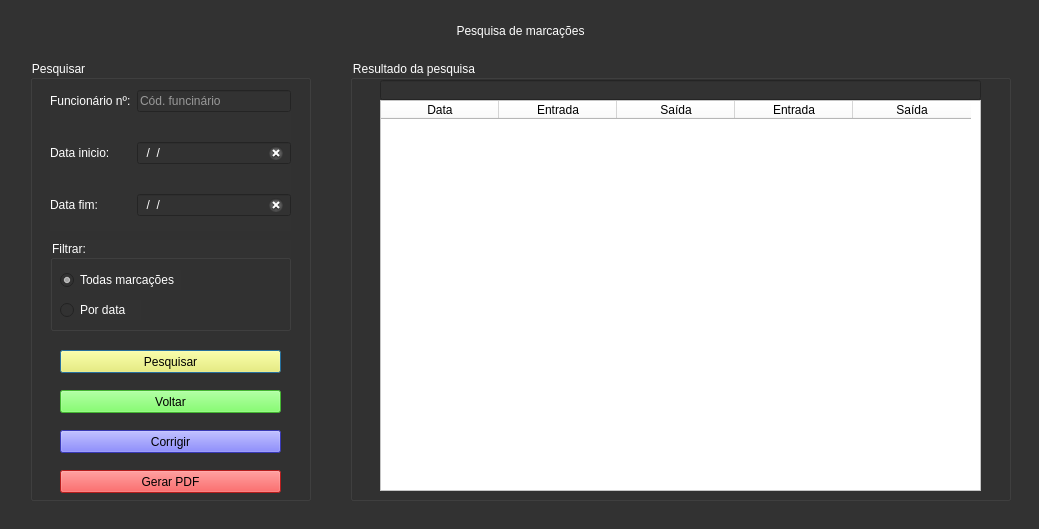
<?xml version="1.0" encoding="UTF-8"?>
<ui version="4.0">
 <class>MainWindow</class>
 <widget class="QMainWindow" name="MainWindow">
  <property name="geometry">
   <rect>
    <x>0</x>
    <y>0</y>
    <width>1039</width>
    <height>529</height>
   </rect>
  </property>
  <property name="minimumSize">
   <size>
    <width>0</width>
    <height>0</height>
   </size>
  </property>
  <property name="maximumSize">
   <size>
    <width>10000</width>
    <height>10000</height>
   </size>
  </property>
  <property name="windowTitle">
   <string>Relógio de ponto &gt; Consultar marcações</string>
  </property>
  <property name="styleSheet">
   <string notr="true">background-color: rgb(50, 50, 50);
</string>
  </property>
  <widget class="QWidget" name="centralwidget">
   <widget class="QGroupBox" name="groupBox">
    <property name="geometry">
     <rect>
      <x>30</x>
      <y>60</y>
      <width>281</width>
      <height>441</height>
     </rect>
    </property>
    <property name="styleSheet">
     <string notr="true">font: 10pt &quot;MS Shell Dlg 2&quot;;
color: rgb(255, 255, 255);</string>
    </property>
    <property name="title">
     <string>Pesquisar</string>
    </property>
    <widget class="QWidget" name="formLayoutWidget">
     <property name="geometry">
      <rect>
       <x>20</x>
       <y>30</y>
       <width>241</width>
       <height>141</height>
      </rect>
     </property>
     <layout class="QFormLayout" name="formLayout">
      <property name="verticalSpacing">
       <number>30</number>
      </property>
      <item row="0" column="0">
       <widget class="QLabel" name="label">
        <property name="styleSheet">
         <string notr="true">color: rgb(255, 255, 255);</string>
        </property>
        <property name="text">
         <string>Funcionário nº:</string>
        </property>
       </widget>
      </item>
      <item row="0" column="1">
       <widget class="QLineEdit" name="lineEdit">
        <property name="styleSheet">
         <string notr="true">font: 10pt &quot;MS Shell Dlg 2&quot;;
color: rgb(255, 255, 255);</string>
        </property>
        <property name="placeholderText">
         <string>Cód. funcinário</string>
        </property>
        <property name="clearButtonEnabled">
         <bool>true</bool>
        </property>
       </widget>
      </item>
      <item row="1" column="0">
       <widget class="QLabel" name="label_3">
        <property name="styleSheet">
         <string notr="true">color: rgb(255, 255, 255);</string>
        </property>
        <property name="text">
         <string>Data inicio:</string>
        </property>
       </widget>
      </item>
      <item row="1" column="1">
       <widget class="QLineEdit" name="lineEdit_2">
        <property name="styleSheet">
         <string notr="true">font: 10pt &quot;MS Shell Dlg 2&quot;;
color: rgb(255, 255, 255);</string>
        </property>
        <property name="inputMask">
         <string>99/99/9999</string>
        </property>
        <property name="placeholderText">
         <string/>
        </property>
        <property name="clearButtonEnabled">
         <bool>true</bool>
        </property>
       </widget>
      </item>
      <item row="2" column="0">
       <widget class="QLabel" name="label_4">
        <property name="styleSheet">
         <string notr="true">color: rgb(255, 255, 255);</string>
        </property>
        <property name="text">
         <string>Data fim:</string>
        </property>
       </widget>
      </item>
      <item row="2" column="1">
       <widget class="QLineEdit" name="lineEdit_3">
        <property name="styleSheet">
         <string notr="true">font: 10pt &quot;MS Shell Dlg 2&quot;;
color: rgb(255, 255, 255);</string>
        </property>
        <property name="inputMask">
         <string>99/99/9999</string>
        </property>
        <property name="clearButtonEnabled">
         <bool>true</bool>
        </property>
       </widget>
      </item>
     </layout>
    </widget>
    <widget class="QGroupBox" name="groupBox_3">
     <property name="geometry">
      <rect>
       <x>20</x>
       <y>180</y>
       <width>241</width>
       <height>91</height>
      </rect>
     </property>
     <property name="title">
      <string>Filtrar:</string>
     </property>
     <widget class="QRadioButton" name="radioButton_tudo">
      <property name="geometry">
       <rect>
        <x>10</x>
        <y>30</y>
        <width>121</width>
        <height>20</height>
       </rect>
      </property>
      <property name="styleSheet">
       <string notr="true">color: rgb(255, 255, 255);</string>
      </property>
      <property name="text">
       <string>Todas marcações</string>
      </property>
      <property name="checked">
       <bool>true</bool>
      </property>
     </widget>
     <widget class="QRadioButton" name="radioButton_por_data">
      <property name="geometry">
       <rect>
        <x>10</x>
        <y>60</y>
        <width>81</width>
        <height>20</height>
       </rect>
      </property>
      <property name="styleSheet">
       <string notr="true">color: rgb(255, 255, 255);</string>
      </property>
      <property name="text">
       <string>Por data</string>
      </property>
     </widget>
    </widget>
    <widget class="QPushButton" name="pushButton_pesquisa">
     <property name="geometry">
      <rect>
       <x>30</x>
       <y>290</y>
       <width>221</width>
       <height>23</height>
      </rect>
     </property>
     <property name="autoFillBackground">
      <bool>false</bool>
     </property>
     <property name="styleSheet">
      <string notr="true">font: 9pt &quot;MS Shell Dlg 2&quot;;
background-color: rgb(255, 250, 82);
color: rgb(0, 0, 0);
</string>
     </property>
     <property name="text">
      <string>Pesquisar</string>
     </property>
     <property name="autoDefault">
      <bool>false</bool>
     </property>
     <property name="default">
      <bool>true</bool>
     </property>
    </widget>
    <widget class="QPushButton" name="pushButton_voltar">
     <property name="geometry">
      <rect>
       <x>30</x>
       <y>330</y>
       <width>221</width>
       <height>23</height>
      </rect>
     </property>
     <property name="styleSheet">
      <string notr="true">font: 9pt &quot;MS Shell Dlg 2&quot;;
color: rgb(0, 0, 0);
background-color: rgb(95, 255, 70);</string>
     </property>
     <property name="text">
      <string>Voltar</string>
     </property>
    </widget>
    <widget class="QPushButton" name="pushButton_corrigir">
     <property name="enabled">
      <bool>true</bool>
     </property>
     <property name="geometry">
      <rect>
       <x>30</x>
       <y>370</y>
       <width>221</width>
       <height>23</height>
      </rect>
     </property>
     <property name="styleSheet">
      <string notr="true">font: 9pt &quot;MS Shell Dlg 2&quot;;
color: rgb(0, 0, 0);
background-color: rgb(80, 80, 255);</string>
     </property>
     <property name="text">
      <string>Corrigir</string>
     </property>
    </widget>
    <widget class="QPushButton" name="pushButton_pdf">
     <property name="geometry">
      <rect>
       <x>30</x>
       <y>410</y>
       <width>221</width>
       <height>23</height>
      </rect>
     </property>
     <property name="styleSheet">
      <string notr="true">font: 9pt &quot;MS Shell Dlg 2&quot;;
color: rgb(0, 0, 0);
background-color: rgb(255, 40, 40);</string>
     </property>
     <property name="text">
      <string>Gerar PDF</string>
     </property>
    </widget>
   </widget>
   <widget class="QGroupBox" name="groupBox_2">
    <property name="enabled">
     <bool>true</bool>
    </property>
    <property name="geometry">
     <rect>
      <x>350</x>
      <y>60</y>
      <width>661</width>
      <height>441</height>
     </rect>
    </property>
    <property name="styleSheet">
     <string notr="true">font: 10pt &quot;MS Shell Dlg 2&quot;;
color: rgb(255, 255, 255);</string>
    </property>
    <property name="title">
     <string>Resultado da pesquisa</string>
    </property>
    <widget class="QTableWidget" name="tableWidget">
     <property name="geometry">
      <rect>
       <x>30</x>
       <y>40</y>
       <width>601</width>
       <height>391</height>
      </rect>
     </property>
     <property name="font">
      <font>
       <family>MS Shell Dlg 2</family>
       <pointsize>10</pointsize>
       <weight>50</weight>
       <italic>false</italic>
       <bold>false</bold>
      </font>
     </property>
     <property name="styleSheet">
      <string notr="true">background-color: rgb(255, 255, 255);
color: rgb(0, 0, 0);</string>
     </property>
     <property name="verticalScrollBarPolicy">
      <enum>Qt::ScrollBarAsNeeded</enum>
     </property>
     <property name="horizontalScrollBarPolicy">
      <enum>Qt::ScrollBarAsNeeded</enum>
     </property>
     <property name="alternatingRowColors">
      <bool>true</bool>
     </property>
     <property name="gridStyle">
      <enum>Qt::DotLine</enum>
     </property>
     <attribute name="horizontalHeaderDefaultSectionSize">
      <number>118</number>
     </attribute>
     <column>
      <property name="text">
       <string>Data</string>
      </property>
     </column>
     <column>
      <property name="text">
       <string>Entrada</string>
      </property>
     </column>
     <column>
      <property name="text">
       <string>Saída</string>
      </property>
     </column>
     <column>
      <property name="text">
       <string>Entrada</string>
      </property>
     </column>
     <column>
      <property name="text">
       <string>Saída</string>
      </property>
     </column>
    </widget>
    <widget class="QLineEdit" name="lineEdit_4">
     <property name="geometry">
      <rect>
       <x>30</x>
       <y>20</y>
       <width>601</width>
       <height>20</height>
      </rect>
     </property>
     <property name="styleSheet">
      <string notr="true">font: 10pt &quot;MS Shell Dlg 2&quot;;
color: rgb(255, 255, 255)</string>
     </property>
    </widget>
   </widget>
   <widget class="QLabel" name="label_2">
    <property name="geometry">
     <rect>
      <x>30</x>
      <y>15</y>
      <width>981</width>
      <height>31</height>
     </rect>
    </property>
    <property name="styleSheet">
     <string notr="true">font: 75 12pt &quot;MS Shell Dlg 2&quot;;
color: rgb(255, 255, 255);</string>
    </property>
    <property name="text">
     <string>Pesquisa de marcações</string>
    </property>
    <property name="alignment">
     <set>Qt::AlignCenter</set>
    </property>
   </widget>
  </widget>
  <widget class="QStatusBar" name="statusbar"/>
  <action name="actionSalvar">
   <property name="text">
    <string>Salvar</string>
   </property>
   <property name="whatsThis">
    <string/>
   </property>
   <property name="shortcut">
    <string/>
   </property>
   <property name="shortcutVisibleInContextMenu">
    <bool>false</bool>
   </property>
  </action>
  <action name="actionImprimir">
   <property name="text">
    <string>Imprimir</string>
   </property>
  </action>
  <action name="actionFechar">
   <property name="text">
    <string>Fechar</string>
   </property>
  </action>
  <action name="actionSair">
   <property name="text">
    <string>Sair</string>
   </property>
  </action>
 </widget>
 <tabstops>
  <tabstop>lineEdit</tabstop>
  <tabstop>lineEdit_2</tabstop>
  <tabstop>lineEdit_3</tabstop>
  <tabstop>radioButton_tudo</tabstop>
  <tabstop>radioButton_por_data</tabstop>
  <tabstop>pushButton_pesquisa</tabstop>
  <tabstop>pushButton_voltar</tabstop>
  <tabstop>pushButton_corrigir</tabstop>
  <tabstop>pushButton_pdf</tabstop>
  <tabstop>tableWidget</tabstop>
 </tabstops>
 <resources/>
 <connections/>
</ui>
